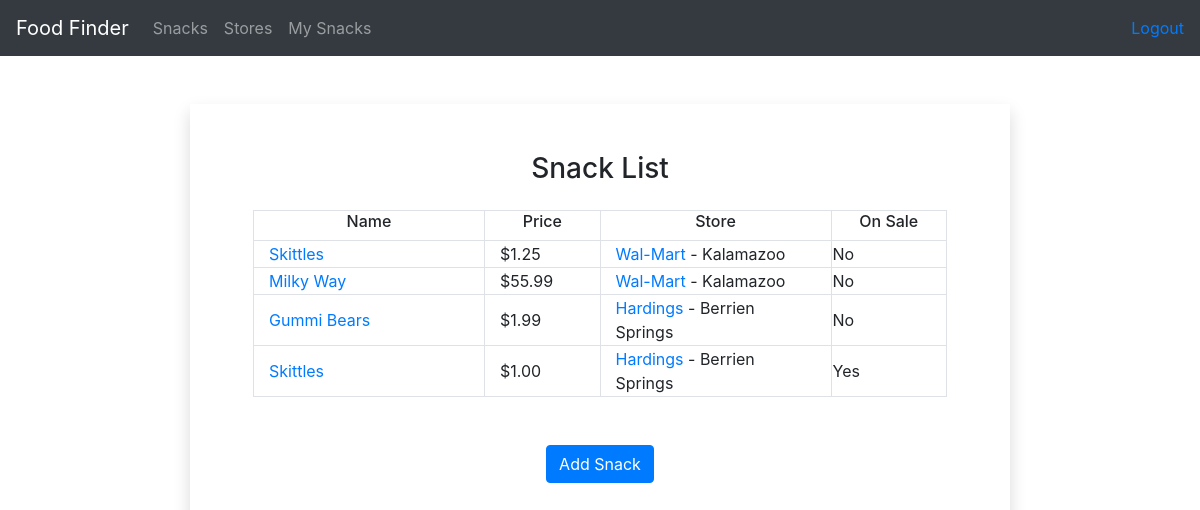
The app's page /food/snack_list/ (signed in) with its own data.
### food/models.py (models this page shows, shortened)
class Snack(models.Model):
    store = models.ForeignKey(Store, on_delete=models.CASCADE)
    name = models.CharField(max_length=255)
    price = models.DecimalField(default=1.00, decimal_places=2, max_digits=6)
    date_found = models.DateTimeField(auto_now_add=True, blank=True)
    sale = models.BooleanField(default=False)
    snack_author = models.ForeignKey(settings.AUTH_USER_MODEL, on_delete=models.CASCADE, null=True)
    def __str__(self):
        return f'%s' % self.name

class Store(models.Model):
    name = models.CharField(max_length=255)
    city = models.CharField(max_length=255)
    def __str__(self):
        return f'%s' % self.name

### food/views.py (the view)
# urls.py: path('snack_list/', views.snack_list, name='snack_list'),
@login_required()
def snack_list(request):
    snacks = Snack.objects.all()[:25]
    template = loader.get_template('food/snack_list.html')
    context = {
        'snacks': snacks
    }
    return HttpResponse(template.render(context, request))

### food/templates/food/snack_list.html
{% extends 'food/base.html' %}
{% block content %}
    <div class="row justify-content-center mt-5">
        <div class="col-8 text-center shadow justify-content-center">
            <div class="m-5">
                <h3 class="mb-4">Snack List</h3>
                {% if snacks %}
                    <table class="border mx-auto">
                        <tr class="border">
                            <td class="border"><h6>Name</h6></td>
                            <td class="border"><h6>Price</h6></td>
                            <td class="border"><h6>Store</h6></td>
                            <td class="border"><h6>On Sale</h6></td>
                        </tr>
                        {% for snack in snacks %}
                            <tr class="border text-left">
                                <td class="border col-4"><a
                                        href="{% url 'food:snack_details' snack.id %}">{{ snack }}</a></td>
                                <td class="border col-2">${{ snack.price }}</td>
                                <td class="border col-4"><a href="{% url 'food:store_details' snack.store.id %}"> {{ snack.store }}</a> - {{ snack.store.city }}</td>
                                <td class="border">{% if snack.sale %} Yes {% else %} No {% endif %}</td>
                            </tr>
                        {% endfor %}
                    </table>
                {% endif %}
                <a class="text-white btn btn-md btn-primary mt-5 " href="{% url 'food:create_snack' %}">Add
                    Snack</a>
            </div>
        </div>
    </div>
{% endblock %}

### records on screen
Snack: name "Skittles", price "1.25", store "Wal-Mart", store.city "Kalamazoo", sale "No"
Snack: name "Milky Way", price "55.99", store "Wal-Mart", store.city "Kalamazoo", sale "No"
Snack: name "Gummi Bears", price "1.99", store "Hardings", store.city "Berrien Springs", sale "No"
Snack: name "Skittles", price "1.00", store "Hardings", store.city "Berrien Springs", sale "Yes"
